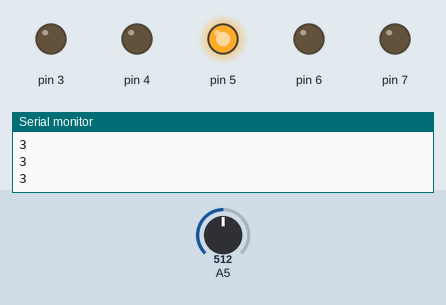
Bench run of a sketch on a simulated Arduino Uno, built with avr-gcc and run on an emulated ATmega328P. Parts: output pins drawn as LEDs (lit = HIGH), the last lines printed to the serial monitor. The test bench sets the inputs (shaded band); at power-on: A5 = 512.

Above: at 1.2 s.
1.3 s: A5 set to 595
2.8 s: A5 set to 627
At 3.2 s:
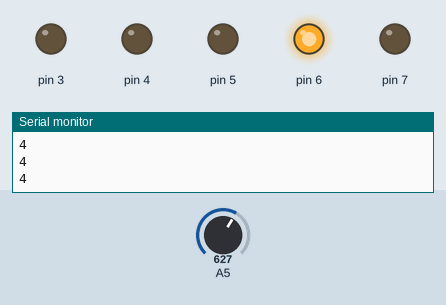
4.3 s: A5 set to 802
5.8 s: A5 set to 831
At 7.0 s:
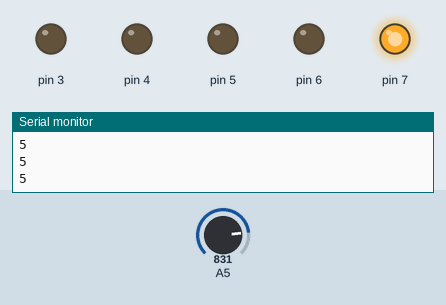
7.3 s: A5 set to 306
At 8.1 s:
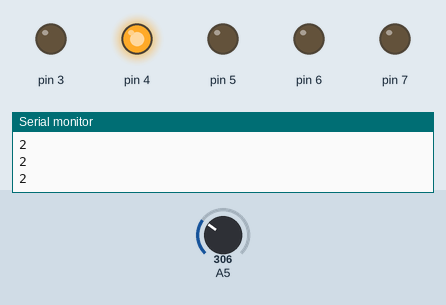
8.8 s: A5 set to 401
10.3 s: A5 set to 428
At 10.8 s:
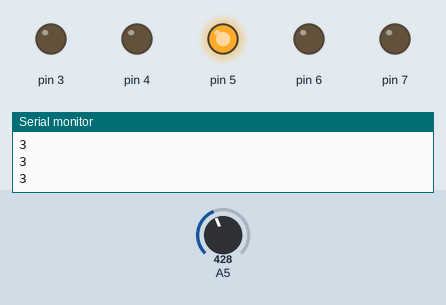
Timing chart, 0 to 12.8 s (numbered marks = the images above; inputs shaded):
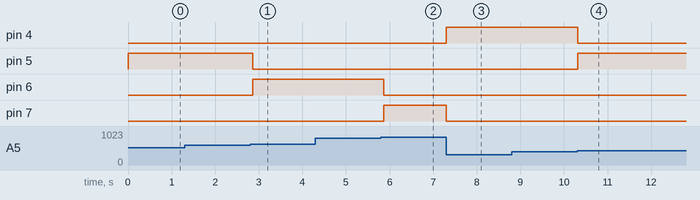

Measured:
- the behaviour switches between 613 and 614 on A5 (found by bisection; images 0 and 1)
- the behaviour switches between 818 and 819 on A5 (found by bisection; images 1 and 2)
- the behaviour switches between 409 and 410 on A5 (found by bisection; images 3 and 4)
- after the input at 2.8 s, pin 5: HIGH → LOW after 0.06 s; pin 6: LOW → HIGH after 0.06 s
- after the input at 5.8 s, pin 6: HIGH → LOW after 0.07 s; pin 7: LOW → HIGH after 0.07 s
- after the input at 7.3 s, pin 4: LOW → HIGH at once; pin 7: HIGH → LOW at once
- after the input at 10.3 s, pin 4: HIGH → LOW at once; pin 5: LOW → HIGH at once

The sketch:

przetwornik_adc.ino
```cpp
int odczytanaWartosc = 0;
float napiecie = 0;

void setup() {
 Serial.begin(9600);
 for(int i=3; i<8; i++){
  pinMode(i,OUTPUT);
 }

}

void loop() {
  odczytanaWartosc = analogRead(A5);
  odczytanaWartosc = map(odczytanaWartosc,0,1023,1,6);
  Serial.println(odczytanaWartosc);
  switch(odczytanaWartosc){
    case 1:
      digitalWrite(3,HIGH);
      digitalWrite(4,LOW);
      digitalWrite(5,LOW);
      digitalWrite(6,LOW);
      digitalWrite(7,LOW);
      break;
    case 2:
      digitalWrite(3,LOW);
      digitalWrite(4,HIGH);
      digitalWrite(5,LOW);
      digitalWrite(6,LOW);
      digitalWrite(7,LOW);
     break;
    case 3:
      digitalWrite(3,LOW);
      digitalWrite(4,LOW);
      digitalWrite(5,HIGH);
      digitalWrite(6,LOW);
      digitalWrite(7,LOW);
      break;
     case 4:
      digitalWrite(3,LOW);
      digitalWrite(4,LOW);
      digitalWrite(5,LOW);
      digitalWrite(6,HIGH);
      digitalWrite(7,LOW);
      break;
     case 5:
     case 6:
      digitalWrite(3,LOW);
      digitalWrite(4,LOW);
      digitalWrite(5,LOW);
      digitalWrite(6,LOW);
      digitalWrite(7,HIGH);
      break;
  }
  delay(75);

}
```
